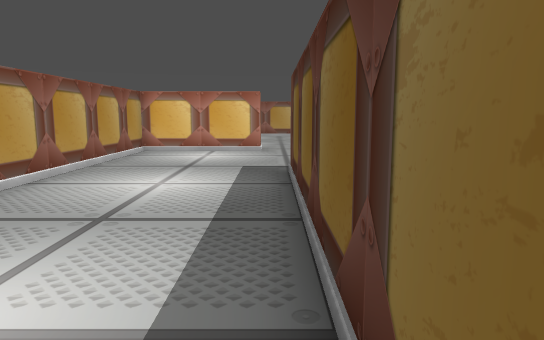
view 1 (above)

17 first-person views from a walk through a 3-D level made in the Godot game engine. The camera is 1.5 m above the floor, tilts 8° down and sees 70° across. The floor is counted in squares, 1 m on a side. Each view is taken from the middle of a square. On the plan, view 1 faces up. The plan holds only what a view shows up to about 17 squares ahead; the rest is blank. Door leaves are left out where a doorway can be walked through.

view 2
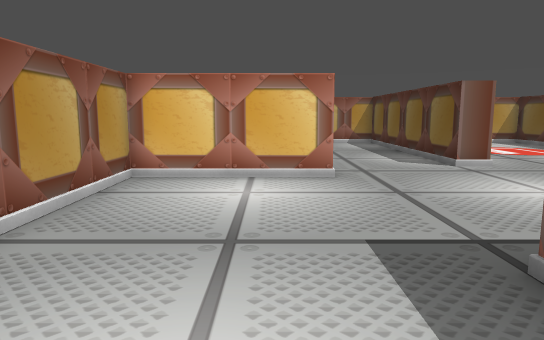

view 3
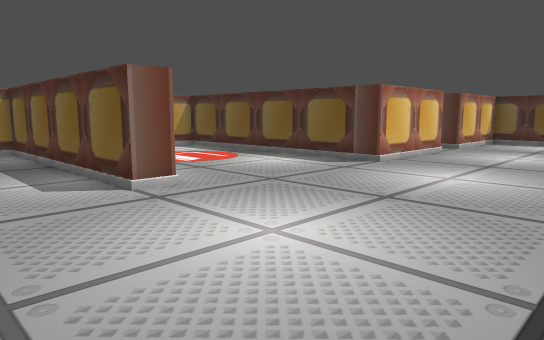

view 4
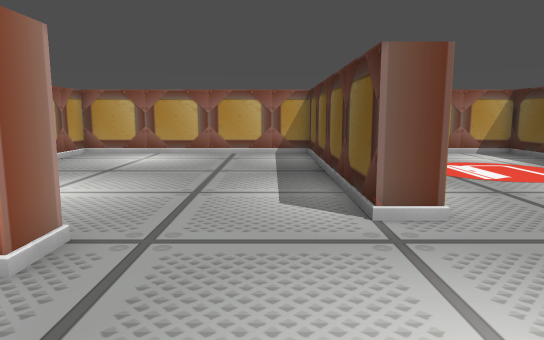

view 5
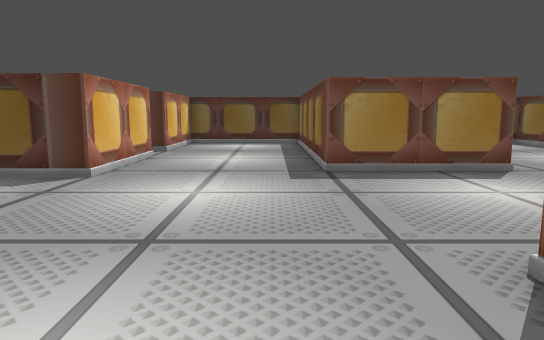

view 6
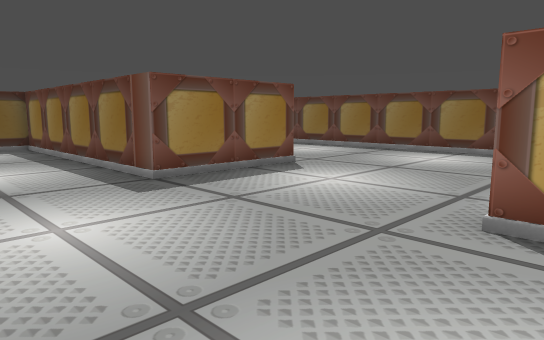

view 7
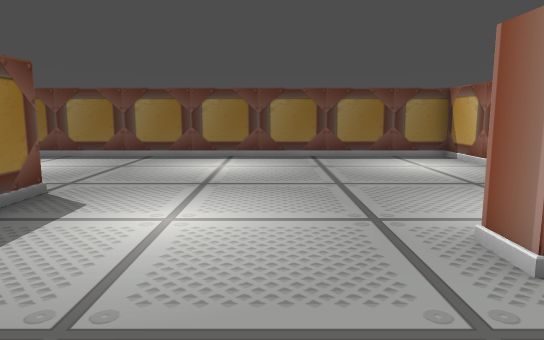

view 8
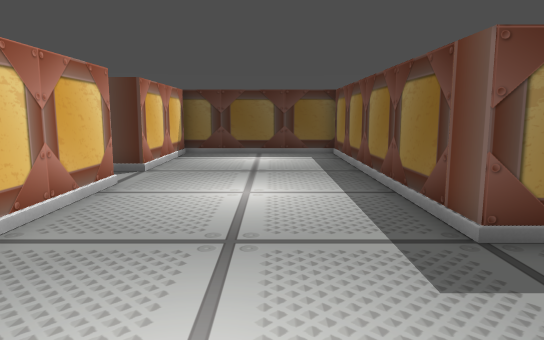

view 9
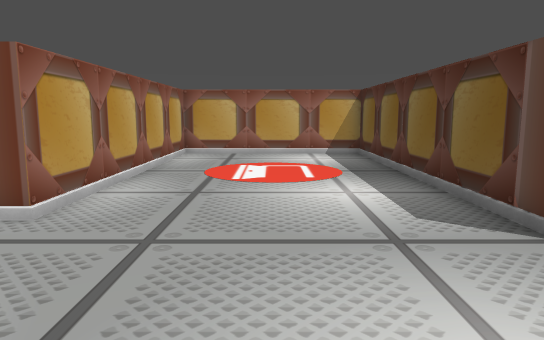

view 10
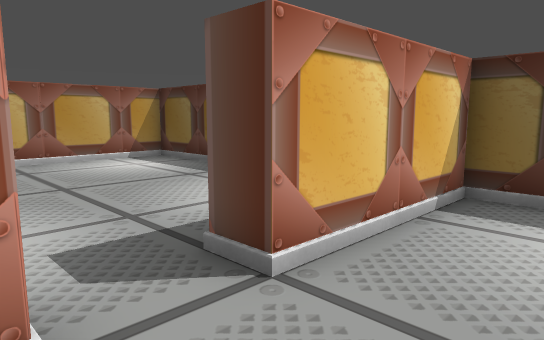

view 11
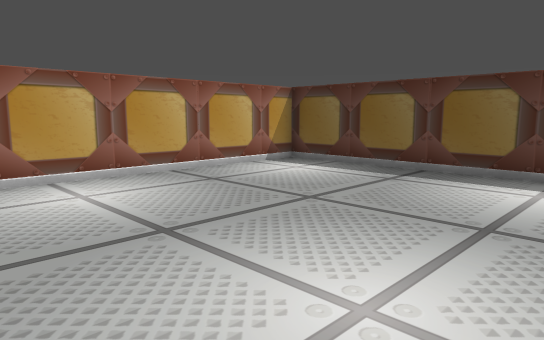

view 12
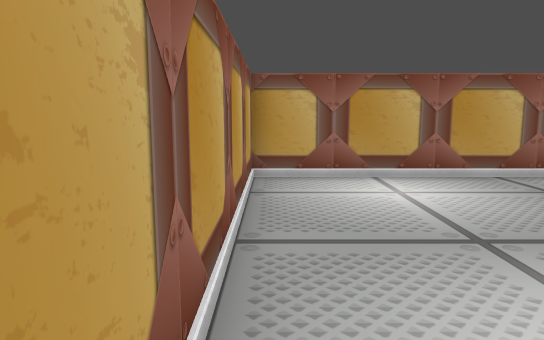

view 13
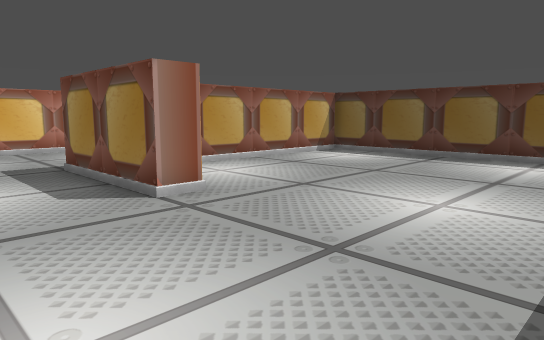

view 14
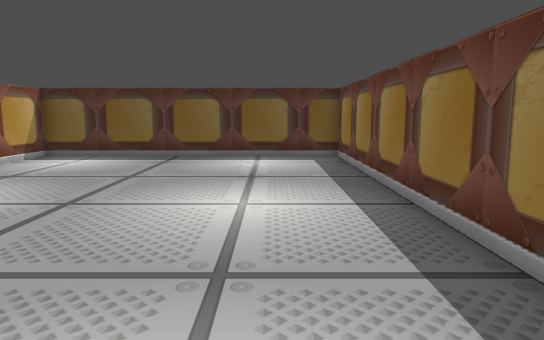

view 15
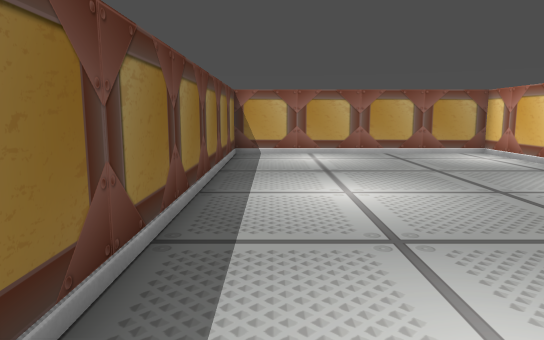

view 16
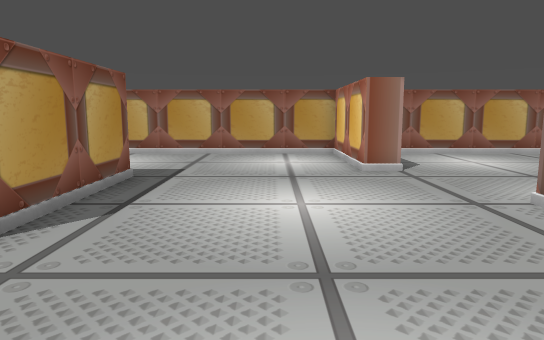

view 17
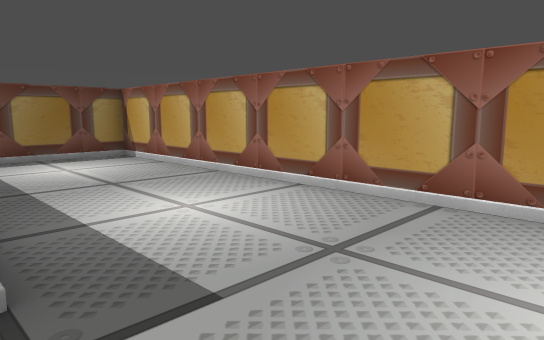

### Floor plan
Points are (right, up) in squares from view 1. A wall is a line through its corners. A room is listed if a view was taken in it or the views show most of it. See-through windows are left out.
Room 1 (views 1, 2, 3, 4, 5, 6, 7, 8, 9, 10, 13, 14, 15, 16, 17)
walls: (4.9, 9.5) (1.5, 9.5) (1.5, -0.5) (23.5, -0.5) (23.5, 10.5) (16.2, 10.5); (13.6, 6.5) (12.5, 6.5) (12.5, 11.5) (23.5, 11.5) (23.5, 17.5) (18.5, 17.5); (-0.5, 17.6) (-0.5, 16.5) (-5.5, 16.5) (-5.5, -0.5) (-1.5, -0.5); (16.6, 17.5) (11.5, 17.5) (11.5, 28.5) (4.5, 28.5) (4.5, 18.5) (3.5, 18.5) (3.5, 28.5) (-5.5, 28.5) (-5.5, 26.5); (0.5, 0.6) (0.5, 10.5) (5.5, 10.5) (5.5, 9.5); (-5.5, 24.8) (-5.5, 19.1)
ways out: open door at (17.5, 18) to room 2
Room 2 (views 11, 12)
walls: (23.5, 20.8) (23.5, 28.5) (12.5, 28.5) (12.5, 19.6)
ways out: open door at (17.5, 18) to room 1

Where each view was taken, in squares from view 1:
view 1: 0 up, 0 right, facing up
view 2: 7 up, 2 left, facing up
view 3: 11 up, 0 right, facing up-right
view 4: 13 up, 2 right, facing up
view 5: 13 up, 2 right, facing right
view 6: 16 up, 4 right, facing down-right
view 7: 14 up, 8 right, facing down
view 8: 14 up, 8 right, facing right
view 9: 13 up, 8 right, facing up
view 10: 15 up, 16 right, facing up-right
view 11: 19 up, 13 right, facing up-right
view 12: 19 up, 13 right, facing up
view 13: 0 up, 9 right, facing up-right
view 14: 2 up, 9 right, facing right
view 15: 1 up, 17 right, facing left
view 16: 14 up, 10 right, facing left
view 17: 14 up, 1 right, facing down-left
